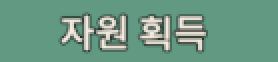
#> input picture release_source/v0.7.86/patch/assets/dig_active.png, 139 x 31 px (shown 2 times larger)
$ python -i vision.py   (imports and definitions only)
#> lines starting #> are read from the running program, lines starting #| are printed output that depends on the picture
"""Pure image recognition. No desktop access or input events in this module."""
from dataclasses import dataclass, field
from pathlib import Path
import json
import cv2
import numpy as np
from photometric import ButtonProfiles

ROOMS = ("farm", "wood", "mine")
LABELS = {"farm": "농장", "wood": "목공소", "mine": "광산"}
MAIN_MARKERS = ("main_menu", "main_character", "main_pet")


# [17 lines left out: function state_label, not called in this run]


@dataclass(frozen=True)
class Match:
    name: str
    score: float
    mae: float
    center: tuple


@dataclass
class Screen:
    state: str
    matches: dict
    diagnostics: dict = field(default_factory=dict)


# [42 lines left out: functions relative_color_check, foreground_luma_check, not called in this run]


class Vision:
    def __init__(self, assets=None):
        assets = Path(assets or Path(__file__).parent / "assets")
        self.specs = json.loads((assets / "templates.json").read_text(encoding="utf-8"))
        from daily_vision import DailyVision
        self.daily = DailyVision(assets)
        from free_daily_vision import FreeDailyVision
        self.free_daily=FreeDailyVision(assets)
        from boss_mode import BossModeVision
        self.boss_mode=BossModeVision(assets)
        from autumn_vision import AutumnVision
        self.autumn = AutumnVision(assets)
        from top_bar import TopBarVision
        self.top_bar=TopBarVision(assets,self.daily)
        from package_offer import PackageOfferVision
        self.package_offer=PackageOfferVision(assets)
        from boss_season import BossSeason
        self.boss_season=BossSeason(assets)
        self.templates = {}
        self.exit_variants = {}
        self.foreground_masks = {}
        self.button_profiles = ButtonProfiles(assets)
        for name in self.specs:
            im = cv2.imdecode(np.fromfile(assets / (name + ".png"), np.uint8), cv2.IMREAD_COLOR)
            if im is None:
                raise ValueError("인식 이미지가 없습니다: " + name)
            gray = cv2.GaussianBlur(cv2.cvtColor(im, cv2.COLOR_BGR2GRAY), (3, 3), .7)
            self.templates[name] = (im, gray)
            if name.startswith('exit_'):
                # Desktop references are slightly larger and shifted compared
                # with native ADB. Keep shape thresholds; vary only geometry.
                variants=[]
                for scale in (.96,.98,1.,1.02):
                    color=cv2.resize(im,None,fx=scale,fy=scale,interpolation=cv2.INTER_AREA)
                    shape=cv2.GaussianBlur(cv2.cvtColor(color,cv2.COLOR_BGR2GRAY),(3,3),.7)
                    variants.append((color,shape))
                self.exit_variants[name]=variants
            if self.specs[name].get("foreground_color", False):
                hsv = cv2.cvtColor(im, cv2.COLOR_BGR2HSV)
                self.foreground_masks[name] = ((hsv[:,:,2] >= 160) & (hsv[:,:,0] >= 10)
                    & (hsv[:,:,0] <= 40) & (hsv[:,:,1] >= 15) & (hsv[:,:,1] <= 180))
        # The supply circle includes live scenery and a changing notice badge.
        # Its fixed chest glyph supplies the same third page marker without
        # relaxing mission/ranking checks or any reward-button threshold.
        glyph=self.templates['x_boss_supply'][0][20:52,15:49].copy()
        self.templates['x_boss_supply_glyph']=(glyph,
            cv2.GaussianBlur(cv2.cvtColor(glyph,cv2.COLOR_BGR2GRAY),(3,3),.7))
        self.specs['x_boss_supply_glyph']={'box':[295,460,329,492],
            'threshold':.95,'max_mae':24,'alias':'x_boss_supply'}
        # Immutable references are prepared once, never cached observations.
        variants=list(self.templates.values())+[pair for group in self.exit_variants.values() for pair in group]
        self.reference_stats={id(shape):(color.astype(np.float32),max(float(shape.std()),1.0),
                                       max(float(shape.mean()),1.0)) for color,shape in variants}
        from navigation_vision import NavigationVision
        self.navigation=NavigationVision(self.templates,self.specs)

    # [140 lines left out: function recognize, not called in this run]

>>> import cv2
>>> picture = cv2.imread('assets/dig_active.png', cv2.IMREAD_GRAYSCALE)
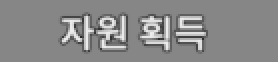
#> picture: shape (31, 139) (shown 2 times larger); min 41, max 235, mean 137
#> (the run stopped early here; a loop or call above may not have finished)
